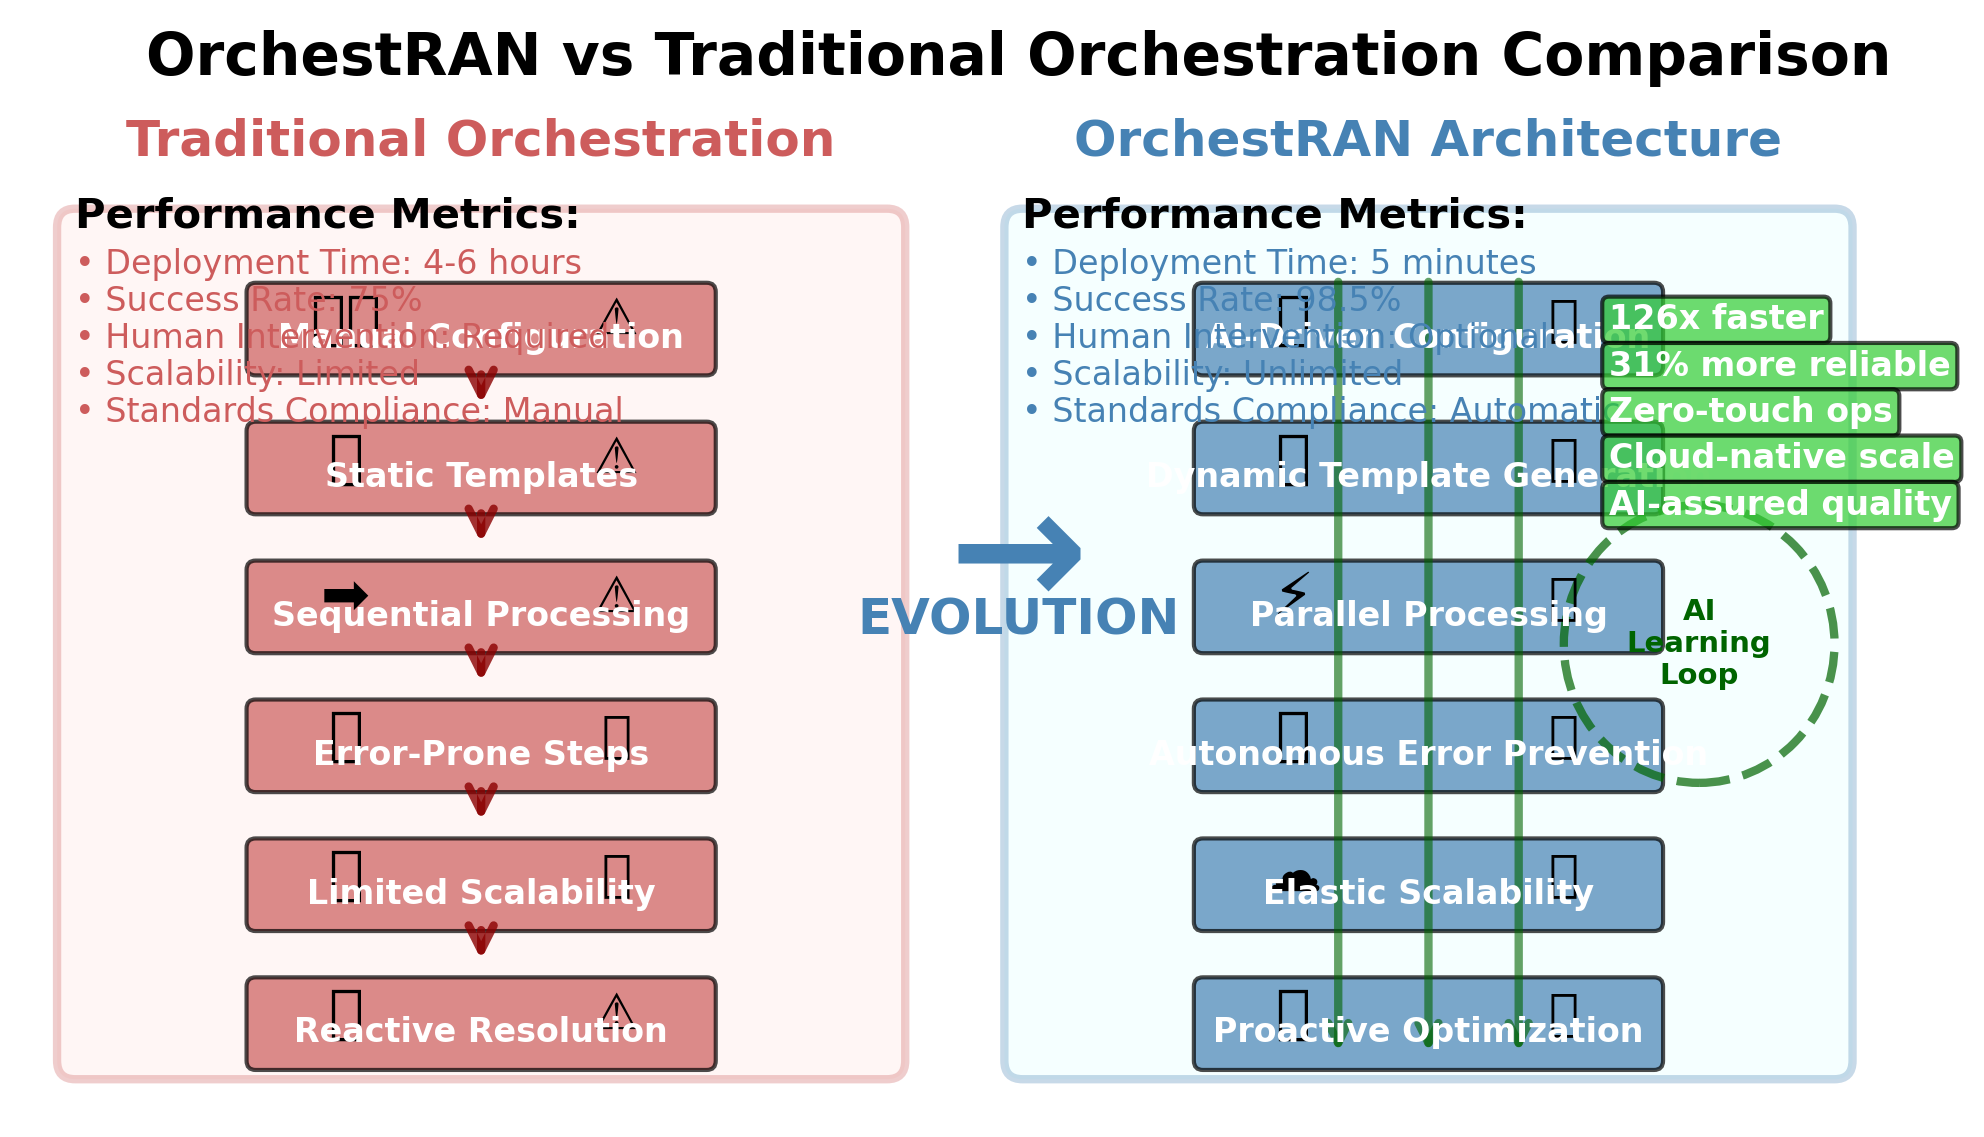

The Python source for this figure:
#!/usr/bin/env python3
"""
Figure 3: OrchestRAN vs Traditional Orchestration Comparison
Side-by-side comparison showing traditional orchestration vs OrchestRAN-style autonomous orchestration
"""

import matplotlib.pyplot as plt
import matplotlib.patches as patches
from matplotlib.patches import FancyBboxPatch, Circle
import numpy as np

def create_orchestran_comparison_figure():
    # Create figure with publication quality DPI
    fig, (ax1, ax2) = plt.subplots(1, 2, figsize=(17.5/2.54, 10/2.54), dpi=300)

    # Define colors
    colors = {
        'traditional': {'bg': '#FFE4E1', 'components': '#CD5C5C', 'arrows': '#8B0000'},
        'orchestran': {'bg': '#E0FFFF', 'components': '#4682B4', 'arrows': '#006400'},
        'warning': '#FF6347',
        'success': '#32CD32',
        'neutral': '#D3D3D3'
    }

    # Traditional Orchestration (Left Side)
    ax1.set_title('Traditional Orchestration', fontsize=12, fontweight='bold', color=colors['traditional']['components'])

    # Background
    bg1 = FancyBboxPatch((0.05, 0.05), 0.9, 0.9, boxstyle="round,pad=0.02",
                        facecolor=colors['traditional']['bg'], alpha=0.3,
                        edgecolor=colors['traditional']['components'], linewidth=2)
    ax1.add_patch(bg1)

    # Traditional components with warning indicators
    traditional_components = [
        ('Manual Configuration', 0.5, 0.85, '👨‍💻', '⚠️'),
        ('Static Templates', 0.5, 0.7, '📄', '⚠️'),
        ('Sequential Processing', 0.5, 0.55, '➡️', '⚠️'),
        ('Error-Prone Steps', 0.5, 0.4, '❌', '🔥'),
        ('Limited Scalability', 0.5, 0.25, '📏', '🚫'),
        ('Reactive Resolution', 0.5, 0.1, '🧯', '⚠️')
    ]

    for comp_name, x, y, icon, warning in traditional_components:
        # Component box
        rect = FancyBboxPatch((x-0.25, y-0.05), 0.5, 0.08,
                             boxstyle="round,pad=0.01",
                             facecolor=colors['traditional']['components'],
                             alpha=0.7, edgecolor='black', linewidth=1)
        ax1.add_patch(rect)

        # Component icon and warning
        ax1.text(x-0.15, y, icon, ha='center', va='center', fontsize=14)
        ax1.text(x+0.15, y, warning, ha='center', va='center', fontsize=12)

        # Component label
        ax1.text(x, y-0.02, comp_name, ha='center', va='center',
                fontsize=8, fontweight='bold', color='white')

    # Sequential arrows (showing bottlenecks)
    for i in range(len(traditional_components)-1):
        y_start = traditional_components[i][2] - 0.05
        y_end = traditional_components[i+1][2] + 0.05
        arrow = patches.FancyArrowPatch((0.5, y_start), (0.5, y_end),
                                       arrowstyle='->', mutation_scale=15,
                                       color=colors['traditional']['arrows'],
                                       linewidth=2, alpha=0.8)
        ax1.add_patch(arrow)

    # Performance metrics - Traditional
    ax1.text(0.05, 0.95, 'Performance Metrics:', fontweight='bold', fontsize=10)
    traditional_metrics = [
        'Deployment Time: 4-6 hours',
        'Success Rate: 75%',
        'Human Intervention: Required',
        'Scalability: Limited',
        'Standards Compliance: Manual'
    ]

    for i, metric in enumerate(traditional_metrics):
        ax1.text(0.05, 0.9 - i*0.04, f'• {metric}', fontsize=8,
                color=colors['traditional']['components'])

    # OrchestRAN Architecture (Right Side)
    ax2.set_title('OrchestRAN Architecture', fontsize=12, fontweight='bold', color=colors['orchestran']['components'])

    # Background
    bg2 = FancyBboxPatch((0.05, 0.05), 0.9, 0.9, boxstyle="round,pad=0.02",
                        facecolor=colors['orchestran']['bg'], alpha=0.3,
                        edgecolor=colors['orchestran']['components'], linewidth=2)
    ax2.add_patch(bg2)

    # OrchestRAN components with success indicators
    orchestran_components = [
        ('AI-Driven Configuration', 0.5, 0.85, '🧠', '✅'),
        ('Dynamic Template Generation', 0.5, 0.7, '🔄', '✅'),
        ('Parallel Processing', 0.5, 0.55, '⚡', '✅'),
        ('Autonomous Error Prevention', 0.5, 0.4, '🛡️', '✅'),
        ('Elastic Scalability', 0.5, 0.25, '☁️', '✅'),
        ('Proactive Optimization', 0.5, 0.1, '🔮', '✅')
    ]

    for comp_name, x, y, icon, success in orchestran_components:
        # Component box
        rect = FancyBboxPatch((x-0.25, y-0.05), 0.5, 0.08,
                             boxstyle="round,pad=0.01",
                             facecolor=colors['orchestran']['components'],
                             alpha=0.7, edgecolor='black', linewidth=1)
        ax2.add_patch(rect)

        # Component icon and success indicator
        ax2.text(x-0.15, y, icon, ha='center', va='center', fontsize=14)
        ax2.text(x+0.15, y, success, ha='center', va='center', fontsize=12)

        # Component label
        ax2.text(x, y-0.02, comp_name, ha='center', va='center',
                fontsize=8, fontweight='bold', color='white')

    # Parallel processing arrows (showing efficiency)
    # Multiple parallel streams
    for i in range(3):
        x_offset = 0.4 + i * 0.1
        arrow = patches.FancyArrowPatch((x_offset, 0.9), (x_offset, 0.05),
                                       arrowstyle='->', mutation_scale=12,
                                       color=colors['orchestran']['arrows'],
                                       linewidth=2, alpha=0.6)
        ax2.add_patch(arrow)

    # Feedback loops for AI learning
    circle = Circle((0.8, 0.5), 0.15, fill=False,
                   edgecolor=colors['orchestran']['arrows'], linewidth=2,
                   linestyle='--', alpha=0.7)
    ax2.add_patch(circle)
    ax2.text(0.8, 0.5, 'AI\nLearning\nLoop', ha='center', va='center',
            fontsize=7, fontweight='bold', color=colors['orchestran']['arrows'])

    # Performance metrics - OrchestRAN
    ax2.text(0.05, 0.95, 'Performance Metrics:', fontweight='bold', fontsize=10)
    orchestran_metrics = [
        'Deployment Time: 5 minutes',
        'Success Rate: 98.5%',
        'Human Intervention: Optional',
        'Scalability: Unlimited',
        'Standards Compliance: Automatic'
    ]

    for i, metric in enumerate(orchestran_metrics):
        ax2.text(0.05, 0.9 - i*0.04, f'• {metric}', fontsize=8,
                color=colors['orchestran']['components'])

    # Add improvement indicators
    improvements = [
        ('126x faster', 0.7, 0.85),
        ('31% more reliable', 0.7, 0.8),
        ('Zero-touch ops', 0.7, 0.75),
        ('Cloud-native scale', 0.7, 0.7),
        ('AI-assured quality', 0.7, 0.65)
    ]

    for improvement, x, y in improvements:
        ax2.text(x, y, improvement, ha='left', va='center', fontsize=8,
                bbox=dict(boxstyle="round,pad=0.2", facecolor=colors['success'], alpha=0.7),
                color='white', fontweight='bold')

    # Configure axes
    for ax in [ax1, ax2]:
        ax.set_xlim(0, 1)
        ax.set_ylim(0, 1)
        ax.axis('off')

    # Add overall figure title
    fig.suptitle('OrchestRAN vs Traditional Orchestration Comparison',
                fontsize=14, fontweight='bold', y=0.95)

    # Add comparison arrows between the two sides
    fig.text(0.5, 0.5, '→', ha='center', va='center', fontsize=40,
            color=colors['orchestran']['components'], fontweight='bold')
    fig.text(0.5, 0.45, 'EVOLUTION', ha='center', va='center', fontsize=12,
            color=colors['orchestran']['components'], fontweight='bold')

    plt.tight_layout()
    return fig

if __name__ == "__main__":
    # Generate the figure
    fig = create_orchestran_comparison_figure()

    # Save in multiple formats
    fig.savefig('/home/ubuntu/nephio-intent-to-o2-demo/docs/figures/figure3_orchestran_comparison.png',
                dpi=300, bbox_inches='tight', facecolor='white')
    fig.savefig('/home/ubuntu/nephio-intent-to-o2-demo/docs/figures/figure3_orchestran_comparison.pdf',
                dpi=300, bbox_inches='tight', facecolor='white')
    fig.savefig('/home/ubuntu/nephio-intent-to-o2-demo/docs/figures/figure3_orchestran_comparison.svg',
                bbox_inches='tight', facecolor='white')

    print("Figure 3 (OrchestRAN Comparison) generated successfully!")
    print("Files saved:")
    print("- figure3_orchestran_comparison.png (for viewing)")
    print("- figure3_orchestran_comparison.pdf (for LaTeX)")
    print("- figure3_orchestran_comparison.svg (for editing)")

    plt.show()